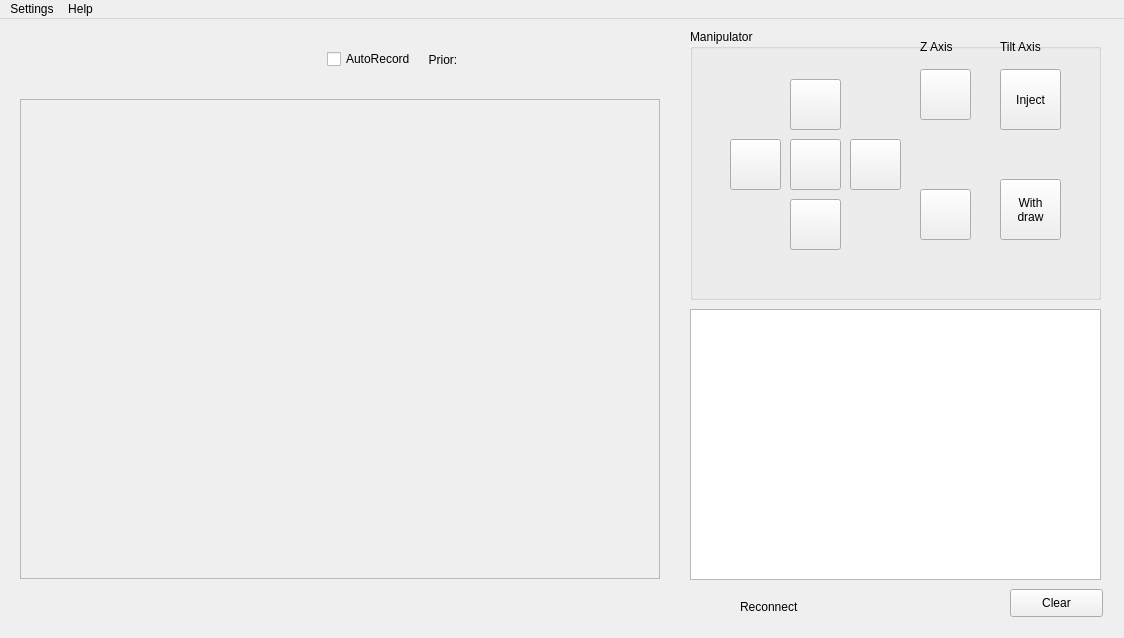
<?xml version="1.0" encoding="UTF-8"?>
<ui version="4.0">
 <class>MainWindow</class>
 <widget class="QMainWindow" name="MainWindow">
  <property name="geometry">
   <rect>
    <x>0</x>
    <y>0</y>
    <width>1124</width>
    <height>638</height>
   </rect>
  </property>
  <property name="mouseTracking">
   <bool>true</bool>
  </property>
  <property name="focusPolicy">
   <enum>Qt::StrongFocus</enum>
  </property>
  <property name="windowTitle">
   <string>Microrobotic system</string>
  </property>
  <widget class="QWidget" name="centralwidget">
   <property name="mouseTracking">
    <bool>true</bool>
   </property>
   <property name="focusPolicy">
    <enum>Qt::NoFocus</enum>
   </property>
   <widget class="QGroupBox" name="MP">
    <property name="geometry">
     <rect>
      <x>690</x>
      <y>10</y>
      <width>411</width>
      <height>271</height>
     </rect>
    </property>
    <property name="title">
     <string>Manipulator</string>
    </property>
    <widget class="QPushButton" name="inject">
     <property name="geometry">
      <rect>
       <x>310</x>
       <y>40</y>
       <width>61</width>
       <height>61</height>
      </rect>
     </property>
     <property name="focusPolicy">
      <enum>Qt::NoFocus</enum>
     </property>
     <property name="text">
      <string>Inject</string>
     </property>
    </widget>
    <widget class="QPushButton" name="down">
     <property name="geometry">
      <rect>
       <x>230</x>
       <y>160</y>
       <width>51</width>
       <height>51</height>
      </rect>
     </property>
     <property name="focusPolicy">
      <enum>Qt::NoFocus</enum>
     </property>
     <property name="text">
      <string/>
     </property>
     <property name="icon">
      <iconset>
       <normaloff>icons/down.png</normaloff>icons/down.png</iconset>
     </property>
    </widget>
    <widget class="QPushButton" name="right">
     <property name="geometry">
      <rect>
       <x>160</x>
       <y>110</y>
       <width>51</width>
       <height>51</height>
      </rect>
     </property>
     <property name="focusPolicy">
      <enum>Qt::NoFocus</enum>
     </property>
     <property name="text">
      <string/>
     </property>
     <property name="icon">
      <iconset>
       <normaloff>icons/向右.png</normaloff>icons/向右.png</iconset>
     </property>
    </widget>
    <widget class="QPushButton" name="back">
     <property name="geometry">
      <rect>
       <x>100</x>
       <y>170</y>
       <width>51</width>
       <height>51</height>
      </rect>
     </property>
     <property name="focusPolicy">
      <enum>Qt::NoFocus</enum>
     </property>
     <property name="text">
      <string/>
     </property>
     <property name="icon">
      <iconset>
       <normaloff>icons/down.png</normaloff>icons/down.png</iconset>
     </property>
    </widget>
    <widget class="QPushButton" name="up">
     <property name="geometry">
      <rect>
       <x>230</x>
       <y>40</y>
       <width>51</width>
       <height>51</height>
      </rect>
     </property>
     <property name="focusPolicy">
      <enum>Qt::NoFocus</enum>
     </property>
     <property name="text">
      <string/>
     </property>
     <property name="icon">
      <iconset>
       <normaloff>icons/向上 (1).png</normaloff>icons/向上 (1).png</iconset>
     </property>
    </widget>
    <widget class="QLabel" name="piptitte">
     <property name="geometry">
      <rect>
       <x>310</x>
       <y>10</y>
       <width>72</width>
       <height>15</height>
      </rect>
     </property>
     <property name="text">
      <string>Tilt Axis</string>
     </property>
    </widget>
    <widget class="QPushButton" name="left">
     <property name="geometry">
      <rect>
       <x>40</x>
       <y>110</y>
       <width>51</width>
       <height>51</height>
      </rect>
     </property>
     <property name="focusPolicy">
      <enum>Qt::NoFocus</enum>
     </property>
     <property name="text">
      <string/>
     </property>
     <property name="icon">
      <iconset>
       <normaloff>icons/向左.png</normaloff>icons/向左.png</iconset>
     </property>
    </widget>
    <widget class="QLabel" name="Z">
     <property name="geometry">
      <rect>
       <x>230</x>
       <y>10</y>
       <width>51</width>
       <height>16</height>
      </rect>
     </property>
     <property name="text">
      <string>Z Axis</string>
     </property>
    </widget>
    <widget class="QPushButton" name="withddraw">
     <property name="geometry">
      <rect>
       <x>310</x>
       <y>150</y>
       <width>61</width>
       <height>61</height>
      </rect>
     </property>
     <property name="focusPolicy">
      <enum>Qt::NoFocus</enum>
     </property>
     <property name="text">
      <string>With
draw</string>
     </property>
    </widget>
    <widget class="QPushButton" name="forward">
     <property name="geometry">
      <rect>
       <x>100</x>
       <y>50</y>
       <width>51</width>
       <height>51</height>
      </rect>
     </property>
     <property name="focusPolicy">
      <enum>Qt::NoFocus</enum>
     </property>
     <property name="text">
      <string/>
     </property>
     <property name="icon">
      <iconset>
       <normaloff>icons/向上 (1).png</normaloff>icons/向上 (1).png</iconset>
     </property>
    </widget>
    <widget class="QPushButton" name="home">
     <property name="geometry">
      <rect>
       <x>100</x>
       <y>110</y>
       <width>51</width>
       <height>51</height>
      </rect>
     </property>
     <property name="focusPolicy">
      <enum>Qt::NoFocus</enum>
     </property>
     <property name="text">
      <string/>
     </property>
     <property name="icon">
      <iconset>
       <normaloff>icons/home.png</normaloff>icons/home.png</iconset>
     </property>
     <property name="iconSize">
      <size>
       <width>40</width>
       <height>40</height>
      </size>
     </property>
    </widget>
    <widget class="QPushButton" name="sutterStop">
     <property name="geometry">
      <rect>
       <x>0</x>
       <y>220</y>
       <width>51</width>
       <height>51</height>
      </rect>
     </property>
     <property name="focusPolicy">
      <enum>Qt::NoFocus</enum>
     </property>
     <property name="text">
      <string/>
     </property>
     <property name="icon">
      <iconset>
       <normaloff>icons/050-stop.png</normaloff>icons/050-stop.png</iconset>
     </property>
     <property name="iconSize">
      <size>
       <width>45</width>
       <height>45</height>
      </size>
     </property>
     <property name="flat">
      <bool>true</bool>
     </property>
    </widget>
   </widget>
   <widget class="QTextEdit" name="messagbox">
    <property name="geometry">
     <rect>
      <x>690</x>
      <y>290</y>
      <width>411</width>
      <height>271</height>
     </rect>
    </property>
    <property name="mouseTracking">
     <bool>false</bool>
    </property>
    <property name="focusPolicy">
     <enum>Qt::NoFocus</enum>
    </property>
    <property name="acceptDrops">
     <bool>false</bool>
    </property>
   </widget>
   <widget class="QPushButton" name="clear">
    <property name="geometry">
     <rect>
      <x>1010</x>
      <y>570</y>
      <width>93</width>
      <height>28</height>
     </rect>
    </property>
    <property name="focusPolicy">
     <enum>Qt::NoFocus</enum>
    </property>
    <property name="text">
     <string>Clear</string>
    </property>
   </widget>
   <widget class="QLabel" name="coordinate">
    <property name="geometry">
     <rect>
      <x>30</x>
      <y>590</y>
      <width>341</width>
      <height>16</height>
     </rect>
    </property>
    <property name="text">
     <string/>
    </property>
   </widget>
   <widget class="QPushButton" name="refresh">
    <property name="geometry">
     <rect>
      <x>690</x>
      <y>560</y>
      <width>51</width>
      <height>51</height>
     </rect>
    </property>
    <property name="focusPolicy">
     <enum>Qt::NoFocus</enum>
    </property>
    <property name="text">
     <string/>
    </property>
    <property name="icon">
     <iconset>
      <normaloff>icons/刷新.png</normaloff>icons/刷新.png</iconset>
    </property>
    <property name="iconSize">
     <size>
      <width>30</width>
      <height>30</height>
     </size>
    </property>
    <property name="flat">
     <bool>true</bool>
    </property>
   </widget>
   <widget class="QLabel" name="label">
    <property name="geometry">
     <rect>
      <x>740</x>
      <y>580</y>
      <width>161</width>
      <height>16</height>
     </rect>
    </property>
    <property name="text">
     <string>Reconnect</string>
    </property>
   </widget>
   <widget class="QLabel" name="Frame">
    <property name="geometry">
     <rect>
      <x>20</x>
      <y>80</y>
      <width>640</width>
      <height>480</height>
     </rect>
    </property>
    <property name="cursor">
     <cursorShape>ArrowCursor</cursorShape>
    </property>
    <property name="mouseTracking">
     <bool>true</bool>
    </property>
    <property name="frameShape">
     <enum>QFrame::StyledPanel</enum>
    </property>
    <property name="text">
     <string/>
    </property>
    <property name="scaledContents">
     <bool>true</bool>
    </property>
   </widget>
   <widget class="QWidget" name="horizontalLayoutWidget">
    <property name="geometry">
     <rect>
      <x>20</x>
      <y>10</y>
      <width>641</width>
      <height>61</height>
     </rect>
    </property>
    <layout class="QHBoxLayout" name="horizontalLayout">
     <item>
      <widget class="QPushButton" name="save">
       <property name="enabled">
        <bool>true</bool>
       </property>
       <property name="focusPolicy">
        <enum>Qt::NoFocus</enum>
       </property>
       <property name="text">
        <string/>
       </property>
       <property name="icon">
        <iconset>
         <normaloff>icons/保存.png</normaloff>icons/保存.png</iconset>
       </property>
       <property name="iconSize">
        <size>
         <width>35</width>
         <height>35</height>
        </size>
       </property>
       <property name="flat">
        <bool>true</bool>
       </property>
      </widget>
     </item>
     <item>
      <widget class="QPushButton" name="capture">
       <property name="focusPolicy">
        <enum>Qt::NoFocus</enum>
       </property>
       <property name="text">
        <string/>
       </property>
       <property name="icon">
        <iconset>
         <normaloff>icons/ic_shot.png</normaloff>icons/ic_shot.png</iconset>
       </property>
       <property name="iconSize">
        <size>
         <width>35</width>
         <height>35</height>
        </size>
       </property>
       <property name="flat">
        <bool>true</bool>
       </property>
      </widget>
     </item>
     <item>
      <widget class="QPushButton" name="start">
       <property name="focusPolicy">
        <enum>Qt::NoFocus</enum>
       </property>
       <property name="text">
        <string/>
       </property>
       <property name="icon">
        <iconset>
         <normaloff>icons/视频.png</normaloff>icons/视频.png</iconset>
       </property>
       <property name="iconSize">
        <size>
         <width>35</width>
         <height>35</height>
        </size>
       </property>
       <property name="flat">
        <bool>true</bool>
       </property>
      </widget>
     </item>
     <item>
      <widget class="QPushButton" name="stop">
       <property name="focusPolicy">
        <enum>Qt::NoFocus</enum>
       </property>
       <property name="text">
        <string/>
       </property>
       <property name="icon">
        <iconset>
         <normaloff>icons/stop.png</normaloff>icons/stop.png</iconset>
       </property>
       <property name="iconSize">
        <size>
         <width>35</width>
         <height>35</height>
        </size>
       </property>
       <property name="flat">
        <bool>true</bool>
       </property>
      </widget>
     </item>
     <item>
      <widget class="QPushButton" name="record">
       <property name="focusPolicy">
        <enum>Qt::NoFocus</enum>
       </property>
       <property name="text">
        <string/>
       </property>
       <property name="icon">
        <iconset>
         <normaloff>icons/round_record_fill .png</normaloff>icons/round_record_fill .png</iconset>
       </property>
       <property name="iconSize">
        <size>
         <width>35</width>
         <height>35</height>
        </size>
       </property>
       <property name="autoDefault">
        <bool>false</bool>
       </property>
       <property name="flat">
        <bool>true</bool>
       </property>
      </widget>
     </item>
     <item>
      <widget class="QCheckBox" name="AutoRecord">
       <property name="mouseTracking">
        <bool>false</bool>
       </property>
       <property name="focusPolicy">
        <enum>Qt::NoFocus</enum>
       </property>
       <property name="text">
        <string>AutoRecord</string>
       </property>
      </widget>
     </item>
     <item>
      <widget class="QLabel" name="Prior">
       <property name="text">
        <string>  Prior:</string>
       </property>
      </widget>
     </item>
     <item>
      <widget class="QPushButton" name="Priorhome">
       <property name="focusPolicy">
        <enum>Qt::NoFocus</enum>
       </property>
       <property name="text">
        <string/>
       </property>
       <property name="icon">
        <iconset>
         <normaloff>icons/home.png</normaloff>icons/home.png</iconset>
       </property>
       <property name="iconSize">
        <size>
         <width>40</width>
         <height>40</height>
        </size>
       </property>
       <property name="flat">
        <bool>true</bool>
       </property>
      </widget>
     </item>
     <item>
      <widget class="QPushButton" name="priorGoto">
       <property name="focusPolicy">
        <enum>Qt::NoFocus</enum>
       </property>
       <property name="text">
        <string/>
       </property>
       <property name="icon">
        <iconset>
         <normaloff>icons/goto.png</normaloff>icons/goto.png</iconset>
       </property>
       <property name="iconSize">
        <size>
         <width>35</width>
         <height>35</height>
        </size>
       </property>
       <property name="flat">
        <bool>true</bool>
       </property>
      </widget>
     </item>
     <item>
      <widget class="QPushButton" name="priorStop">
       <property name="focusPolicy">
        <enum>Qt::NoFocus</enum>
       </property>
       <property name="text">
        <string/>
       </property>
       <property name="icon">
        <iconset>
         <normaloff>icons/050-stop.png</normaloff>icons/050-stop.png</iconset>
       </property>
       <property name="iconSize">
        <size>
         <width>40</width>
         <height>40</height>
        </size>
       </property>
       <property name="flat">
        <bool>true</bool>
       </property>
      </widget>
     </item>
    </layout>
   </widget>
  </widget>
  <widget class="QMenuBar" name="menuBar">
   <property name="geometry">
    <rect>
     <x>0</x>
     <y>0</y>
     <width>1124</width>
     <height>26</height>
    </rect>
   </property>
   <widget class="QMenu" name="menuSettings">
    <property name="title">
     <string>Settings</string>
    </property>
    <addaction name="actionPrior_controller"/>
    <addaction name="actionSutter_MP285"/>
    <addaction name="actionBasler_camera"/>
    <addaction name="actionDevices_connections"/>
   </widget>
   <widget class="QMenu" name="menuHelp">
    <property name="title">
     <string>Help</string>
    </property>
   </widget>
   <addaction name="menuSettings"/>
   <addaction name="menuHelp"/>
  </widget>
  <action name="actionPrior_controller">
   <property name="text">
    <string>Prior controller</string>
   </property>
  </action>
  <action name="actionSutter_MP285">
   <property name="text">
    <string>Sutter MP285</string>
   </property>
  </action>
  <action name="actionBasler_camera">
   <property name="text">
    <string>Basler camera</string>
   </property>
  </action>
  <action name="actionDevices_connections">
   <property name="text">
    <string>Devices connections</string>
   </property>
  </action>
 </widget>
 <tabstops>
  <tabstop>stop</tabstop>
  <tabstop>forward</tabstop>
  <tabstop>right</tabstop>
  <tabstop>back</tabstop>
  <tabstop>left</tabstop>
  <tabstop>up</tabstop>
  <tabstop>down</tabstop>
  <tabstop>inject</tabstop>
  <tabstop>withddraw</tabstop>
  <tabstop>messagbox</tabstop>
  <tabstop>clear</tabstop>
 </tabstops>
 <resources/>
 <connections>
  <connection>
   <sender>clear</sender>
   <signal>clicked()</signal>
   <receiver>messagbox</receiver>
   <slot>clear()</slot>
   <hints>
    <hint type="sourcelabel">
     <x>1056</x>
     <y>603</y>
    </hint>
    <hint type="destinationlabel">
     <x>911</x>
     <y>553</y>
    </hint>
   </hints>
  </connection>
 </connections>
</ui>
